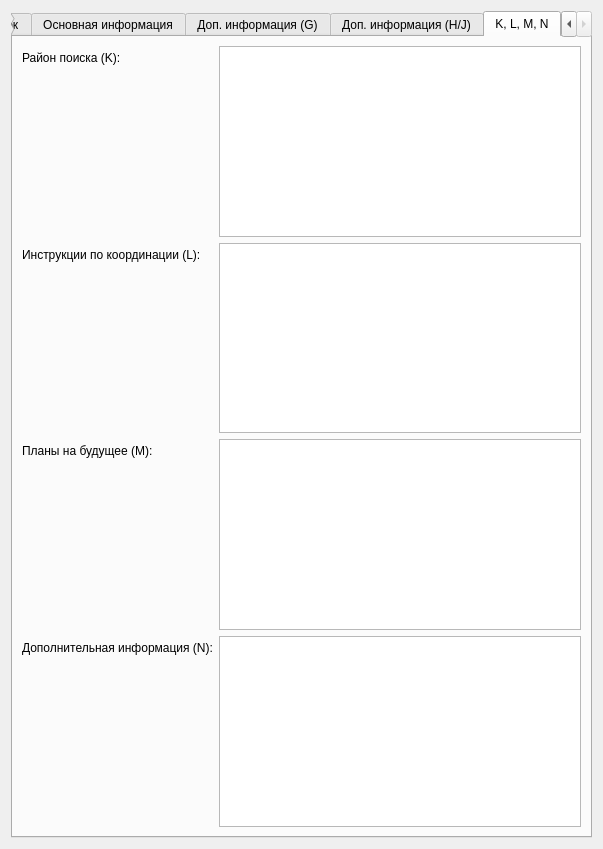
<?xml version="1.0" encoding="UTF-8"?>
<ui version="4.0">
 <class>SitrepForm</class>
 <widget class="QDialog" name="SitrepForm">
  <property name="geometry">
   <rect>
    <x>0</x>
    <y>0</y>
    <width>603</width>
    <height>849</height>
   </rect>
  </property>
  <property name="windowTitle">
   <string>Создание SITREP</string>
  </property>
  <layout class="QVBoxLayout" name="mainLayout">
   <item>
    <widget class="QTabWidget" name="tabWidget">
     <property name="currentIndex">
      <number>4</number>
     </property>
     <widget class="QWidget" name="tabHeader">
      <attribute name="title">
       <string>Заголовок</string>
      </attribute>
      <layout class="QFormLayout" name="layoutHeader">
       <item row="0" column="0">
        <widget class="QLabel" name="labelCategory">
         <property name="text">
          <string>Категория сообщения:</string>
         </property>
        </widget>
       </item>
       <item row="0" column="1">
        <widget class="QComboBox" name="comboCategory">
         <item>
          <property name="text">
           <string>Бедствие</string>
          </property>
         </item>
         <item>
          <property name="text">
           <string>Тренировка</string>
          </property>
         </item>
        </widget>
       </item>
       <item row="1" column="0">
        <widget class="QLabel" name="labelDateTime">
         <property name="text">
          <string>Дата / Время (UTC) *:</string>
         </property>
        </widget>
       </item>
       <item row="1" column="1">
        <widget class="QDateTimeEdit" name="dateTimeUtc">
         <property name="displayFormat">
          <string>dd.MM.yyyy HH:mm</string>
         </property>
         <property name="calendarPopup">
          <bool>true</bool>
         </property>
        </widget>
       </item>
       <item row="2" column="0">
        <widget class="QLabel" name="labelFrom">
         <property name="text">
          <string>От кого:</string>
         </property>
        </widget>
       </item>
       <item row="2" column="1">
        <widget class="QLineEdit" name="editFrom"/>
       </item>
       <item row="3" column="0">
        <widget class="QLabel" name="labelProfile">
         <property name="text">
          <string>Профиль:</string>
         </property>
        </widget>
       </item>
       <item row="3" column="1">
        <widget class="QComboBox" name="comboProfile"/>
       </item>
       <item row="4" column="0" colspan="2">
        <widget class="QGroupBox" name="boxRecipients">
         <property name="title">
          <string>Кому:</string>
         </property>
         <layout class="QVBoxLayout" name="layoutRecipients">
          <item>
           <widget class="QListWidget" name="listRecipients"/>
          </item>
         </layout>
        </widget>
       </item>
       <item row="5" column="0" colspan="2">
        <widget class="QLabel" name="labelNotes">
         <property name="text">
          <string>Дополнительно:</string>
         </property>
        </widget>
       </item>
       <item row="6" column="0" colspan="2">
        <widget class="QTextEdit" name="textNotes"/>
       </item>
      </layout>
     </widget>
     <widget class="QWidget" name="tabMainInfo">
      <attribute name="title">
       <string>Основная информация</string>
      </attribute>
      <layout class="QFormLayout" name="layoutMain">
       <item row="0" column="0">
        <widget class="QLabel" name="labelObject">
         <property name="text">
          <string>Объект АС / ЧС:</string>
         </property>
        </widget>
       </item>
       <item row="0" column="1">
        <widget class="QLineEdit" name="editObject"/>
       </item>
       <item row="1" column="0">
        <widget class="QLabel" name="labelLocation">
         <property name="text">
          <string>Местоположение / Район аварии:</string>
         </property>
        </widget>
       </item>
       <item row="1" column="0" colspan="2">
        <widget class="QLineEdit" name="editLocation"/>
       </item>
       <item row="2" column="0">
        <widget class="QLabel" name="labelCoords">
         <property name="text">
          <string>Координаты *:</string>
         </property>
        </widget>
       </item>
       <item row="2" column="1">
        <widget class="QDoubleSpinBox" name="spinLat">
         <property name="suffix">
          <string> °</string>
         </property>
         <property name="decimals">
          <number>6</number>
         </property>
        </widget>
       </item>
       <item row="3" column="0">
        <widget class="QLabel" name="labelSituation">
         <property name="text">
          <string>Ситуация:</string>
         </property>
        </widget>
       </item>
       <item row="3" column="0" colspan="2">
        <widget class="QTextEdit" name="textSituation"/>
       </item>
       <item row="4" column="0">
        <widget class="QLabel" name="labelSourceInfo">
         <property name="text">
          <string>Источник информации:</string>
         </property>
        </widget>
       </item>
       <item row="4" column="0" colspan="2">
        <widget class="QLineEdit" name="editSourceInfo"/>
       </item>
       <item row="5" column="0">
        <widget class="QLabel" name="labelEventTime">
         <property name="text">
          <string>Время происшествия UTC:</string>
         </property>
        </widget>
       </item>
       <item row="5" column="0" colspan="2">
        <widget class="QDateTimeEdit" name="dateEventTime">
         <property name="displayFormat">
          <string>dd.MM.yyyy HH:mm</string>
         </property>
         <property name="calendarPopup">
          <bool>true</bool>
         </property>
        </widget>
       </item>
       <item row="6" column="0">
        <widget class="QLabel" name="labelPersons">
         <property name="text">
          <string>Число лиц в опасности:</string>
         </property>
        </widget>
       </item>
       <item row="6" column="1">
        <widget class="QSpinBox" name="spinPersons"/>
       </item>
       <item row="7" column="0">
        <widget class="QLabel" name="labelAssistance">
         <property name="text">
          <string>Требуемая помощь:</string>
         </property>
        </widget>
       </item>
       <item row="7" column="0" colspan="2">
        <widget class="QTextEdit" name="textAssistance"/>
       </item>
      </layout>
      <widget class="QLabel" name="labelCallsign">
       <property name="geometry">
        <rect>
         <x>0</x>
         <y>0</y>
         <width>100</width>
         <height>30</height>
        </rect>
       </property>
       <property name="text">
        <string>Позывной:</string>
       </property>
      </widget>
      <widget class="QLineEdit" name="editCallsign">
       <property name="geometry">
        <rect>
         <x>0</x>
         <y>0</y>
         <width>100</width>
         <height>30</height>
        </rect>
       </property>
      </widget>
      <widget class="QComboBox" name="comboLatDir">
       <property name="geometry">
        <rect>
         <x>0</x>
         <y>0</y>
         <width>100</width>
         <height>30</height>
        </rect>
       </property>
       <item>
        <property name="text">
         <string>С.Ш.</string>
        </property>
       </item>
       <item>
        <property name="text">
         <string>Ю.Ш.</string>
        </property>
       </item>
      </widget>
      <widget class="QDoubleSpinBox" name="spinLon">
       <property name="geometry">
        <rect>
         <x>0</x>
         <y>0</y>
         <width>100</width>
         <height>30</height>
        </rect>
       </property>
       <property name="suffix">
        <string> °</string>
       </property>
       <property name="decimals">
        <number>6</number>
       </property>
      </widget>
      <widget class="QComboBox" name="comboLonDir">
       <property name="geometry">
        <rect>
         <x>0</x>
         <y>0</y>
         <width>100</width>
         <height>30</height>
        </rect>
       </property>
       <item>
        <property name="text">
         <string>В.Д.</string>
        </property>
       </item>
       <item>
        <property name="text">
         <string>З.Д.</string>
        </property>
       </item>
      </widget>
     </widget>
     <widget class="QWidget" name="tabAdditionalG">
      <attribute name="title">
       <string>Доп. информация (G)</string>
      </attribute>
      <layout class="QGridLayout" name="layoutG">
       <item row="0" column="0">
        <widget class="QLabel" name="labelDim">
         <property name="text">
          <string>Размерение (Д×Ш×Осадка):</string>
         </property>
        </widget>
       </item>
       <item row="0" column="1">
        <widget class="QLineEdit" name="editDim"/>
       </item>
       <item row="1" column="0">
        <widget class="QLabel" name="labelMMSI">
         <property name="text">
          <string>MMSI:</string>
         </property>
        </widget>
       </item>
       <item row="1" column="1">
        <widget class="QLineEdit" name="editMMSI"/>
       </item>
       <item row="2" column="0">
        <widget class="QLabel" name="labelIMO">
         <property name="text">
          <string>IMO:</string>
         </property>
        </widget>
       </item>
       <item row="2" column="1">
        <widget class="QLineEdit" name="editIMO"/>
       </item>
       <item row="3" column="0">
        <widget class="QLabel" name="labelHullColor">
         <property name="text">
          <string>Цвет корпуса:</string>
         </property>
        </widget>
       </item>
       <item row="3" column="1">
        <widget class="QLineEdit" name="editHullColor"/>
       </item>
       <item row="4" column="0">
        <widget class="QLabel" name="labelSuperColor">
         <property name="text">
          <string>Цвет надстройки:</string>
         </property>
        </widget>
       </item>
       <item row="4" column="1">
        <widget class="QLineEdit" name="editSuperstructureColor"/>
       </item>
       <item row="5" column="0">
        <widget class="QLabel" name="labelFuel">
         <property name="text">
          <string>Запасы топлива:</string>
         </property>
        </widget>
       </item>
       <item row="5" column="1">
        <widget class="QLineEdit" name="editFuel"/>
       </item>
       <item row="6" column="0">
        <widget class="QLabel" name="labelCrew">
         <property name="text">
          <string>Число экипажа:</string>
         </property>
        </widget>
       </item>
       <item row="6" column="1">
        <widget class="QLineEdit" name="editCrewCount"/>
       </item>
       <item row="7" column="0">
        <widget class="QLabel" name="labelContacts">
         <property name="text">
          <string>Контакты:</string>
         </property>
        </widget>
       </item>
       <item row="7" column="1">
        <widget class="QLineEdit" name="editContacts"/>
       </item>
       <item row="8" column="0">
        <widget class="QLabel" name="labelPort">
         <property name="text">
          <string>Порт приписки:</string>
         </property>
        </widget>
       </item>
       <item row="8" column="1">
        <widget class="QLineEdit" name="editPort"/>
       </item>
       <item row="9" column="0">
        <widget class="QLabel" name="labelOnboard">
         <property name="text">
          <string>Людей на борту:</string>
         </property>
        </widget>
       </item>
       <item row="9" column="1">
        <widget class="QLineEdit" name="editOnboardNo"/>
       </item>
       <item row="10" column="0">
        <widget class="QLabel" name="labelEquipment">
         <property name="text">
          <string>Спасательное оборудование:</string>
         </property>
        </widget>
       </item>
       <item row="10" column="1">
        <widget class="QListWidget" name="listEquipment"/>
       </item>
       <item row="11" column="0" colspan="2">
        <widget class="QLabel" name="labelGNotes">
         <property name="text">
          <string>Примечание G:</string>
         </property>
        </widget>
       </item>
       <item row="12" column="0" colspan="2">
        <widget class="QTextEdit" name="textGNotes"/>
       </item>
      </layout>
     </widget>
     <widget class="QWidget" name="tabAdditionalHJ">
      <attribute name="title">
       <string>Доп. информация (H/J)</string>
      </attribute>
      <layout class="QFormLayout" name="layoutHJ">
       <item row="0" column="0">
        <widget class="QLabel" name="labelWeatherSource">
         <property name="text">
          <string>Источник погоды:</string>
         </property>
        </widget>
       </item>
       <item row="0" column="1">
        <widget class="QLineEdit" name="editWeatherSource"/>
       </item>
       <item row="1" column="0">
        <widget class="QLabel" name="labelActionsJ">
         <property name="text">
          <string>Начальные действия (J):</string>
         </property>
        </widget>
       </item>
       <item row="1" column="1">
        <widget class="QTextEdit" name="textActionsJ"/>
       </item>
      </layout>
     </widget>
     <widget class="QWidget" name="tabAdditionalKLMN">
      <attribute name="title">
       <string>K, L, M, N</string>
      </attribute>
      <layout class="QFormLayout" name="layoutKLMN">
       <item row="0" column="0">
        <widget class="QLabel" name="labelK">
         <property name="text">
          <string>Район поиска (K):</string>
         </property>
        </widget>
       </item>
       <item row="0" column="1">
        <widget class="QTextEdit" name="textK"/>
       </item>
       <item row="1" column="0">
        <widget class="QLabel" name="labelL">
         <property name="text">
          <string>Инструкции по координации (L):</string>
         </property>
        </widget>
       </item>
       <item row="1" column="1">
        <widget class="QTextEdit" name="textL"/>
       </item>
       <item row="2" column="0">
        <widget class="QLabel" name="labelM">
         <property name="text">
          <string>Планы на будущее (M):</string>
         </property>
        </widget>
       </item>
       <item row="2" column="1">
        <widget class="QTextEdit" name="textM"/>
       </item>
       <item row="3" column="0">
        <widget class="QLabel" name="labelN">
         <property name="text">
          <string>Дополнительная информация (N):</string>
         </property>
        </widget>
       </item>
       <item row="3" column="1">
        <widget class="QTextEdit" name="textN"/>
       </item>
      </layout>
     </widget>
    </widget>
   </item>
  </layout>
 </widget>
 <resources/>
 <connections/>
</ui>
